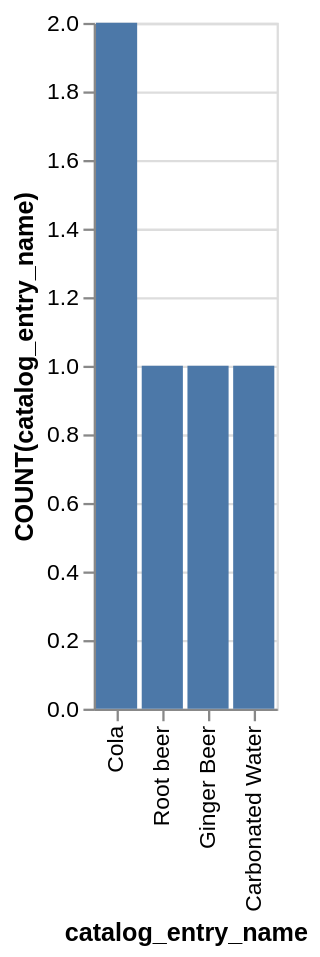

Express this chart as Vega-Lite.
### Vega-Lite specification from a JSON file in a GitHub repository (floating-point values rounded to 4 significant figures)
{"data": {"values": [{"x_data": "Cola", "y_data": 2}, {"x_data": "Root beer", "y_data": 1}, {"x_data": "Ginger Beer", "y_data": 1}, {"x_data": "Carbonated Water", "y_data": 1}]}, "mark": "bar", "encoding": {"x": {"field": "x_data", "type": "nominal", "title": "catalog_entry_name", "sort": {"op": "sum", "field": "y_data", "order": "descending"}}, "y": {"field": "y_data", "type": "quantitative", "title": "COUNT(catalog_entry_name)"}}}
